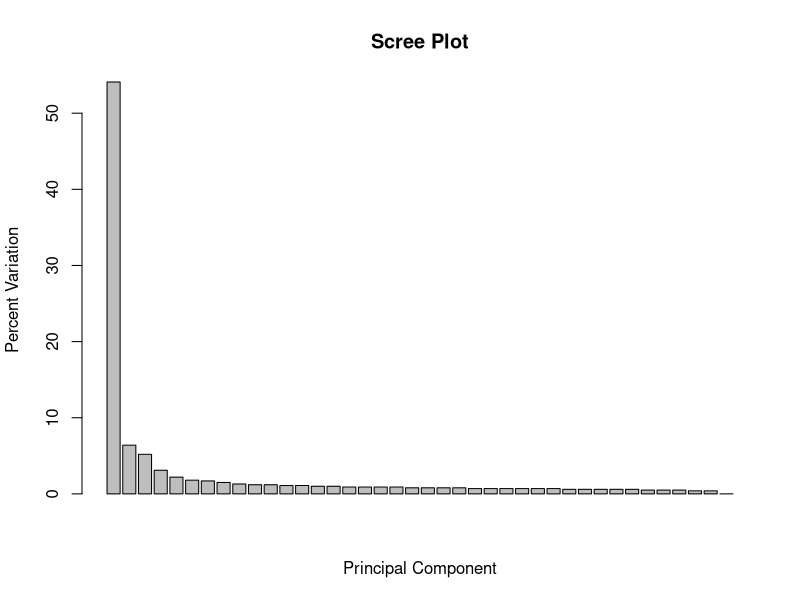
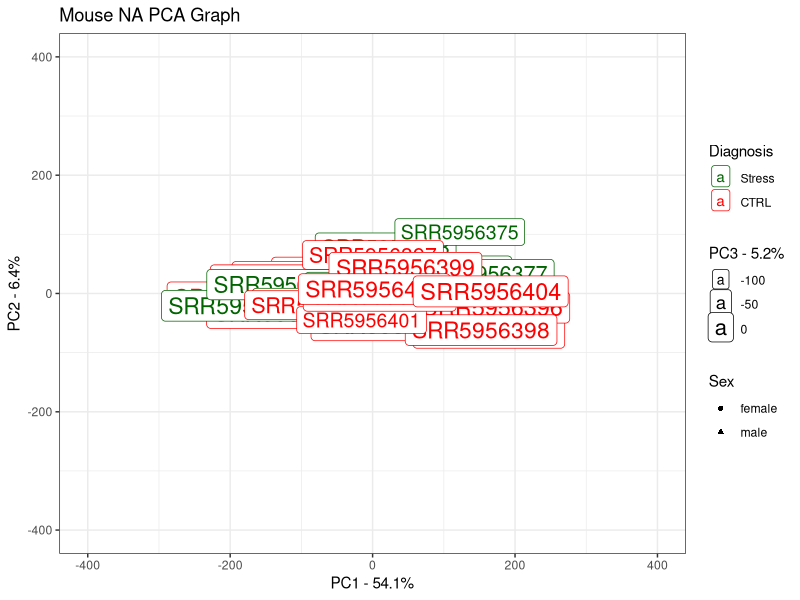

The R script that drew these images, in order:
library(tidyverse)

#Load Mouse NA metadata:--------------------------------------------------------
NA_metadata <- read_csv("data/GSE102556-SRA-Mouse-NA-Metadata.csv")
NA_count <-
  read_csv("Galaxy Count Matrix Mapped/Mouse NA/NA_Mouse_Overall_Mapped_Final.csv") %>%
  column_to_rownames("Geneid")

mask <- rowSums(NA_count) > 48

NA_count_filtered <- NA_count[mask,]

#Select row and gender columns for further analysis
NA_metadata_truncated <- NA_metadata %>%
  dplyr::select(Run, gender, Phenotype) %>%
  column_to_rownames("Run") %>%
  as.matrix()

#Extract principal components
pca = prcomp(t(NA_count_filtered), scale = TRUE)

pca.var <- pca$sdev^2
pca.var.per <- round(pca.var/sum(pca.var)*100, 1)

barplot(pca.var.per, main="Scree Plot", xlab="Principal Component", ylab="Percent Variation")

## now make a fancy looking plot that shows the PCs and the variation:
library(ggplot2)

pca.data <- data.frame(Sample=rownames(pca$x),
                       X=pca$x[,1],
                       Y=pca$x[,2],
                       Z=pca$x[,3],
                       Sex=NA_metadata_truncated[rownames(pca$x), 1],
                       Diagnosis=NA_metadata_truncated[rownames(pca$x), 2])
pca.data

ggplot(data=pca.data, aes(x=X, y=Y, label=Sample, shape=Sex, color=Diagnosis, size=Z)) +
  geom_point() +
  geom_label() +
  xlab(paste("PC1 - ", pca.var.per[1], "%", sep="")) +
  scale_x_continuous(limits = c(-400, 400)) +
  ylab(paste("PC2 - ", pca.var.per[2], "%", sep="")) +
  scale_y_continuous(limits = c(-400, 400)) +
  scale_size_continuous(name = paste("PC3 - ", pca.var.per[3], "%", sep="")) +
  theme_bw() +
  ggtitle("Mouse NA PCA Graph") +
  scale_color_manual(values = c("darkgreen", "red"), breaks = c("Stress", "CTRL"))

## get the name of the top 10 measurements (genes) that contribute
## most to pc1.
loading_scores <- pca$rotation[,1]
gene_scores <- abs(loading_scores) ## get the magnitudes
gene_score_ranked <- sort(gene_scores, decreasing=TRUE)
top_10_genes <- names(gene_score_ranked[1:10])

top_10_genes ## show the names of the top 10 genes

pca$rotation[top_10_genes,1] ## show the scores (and +/- sign)

